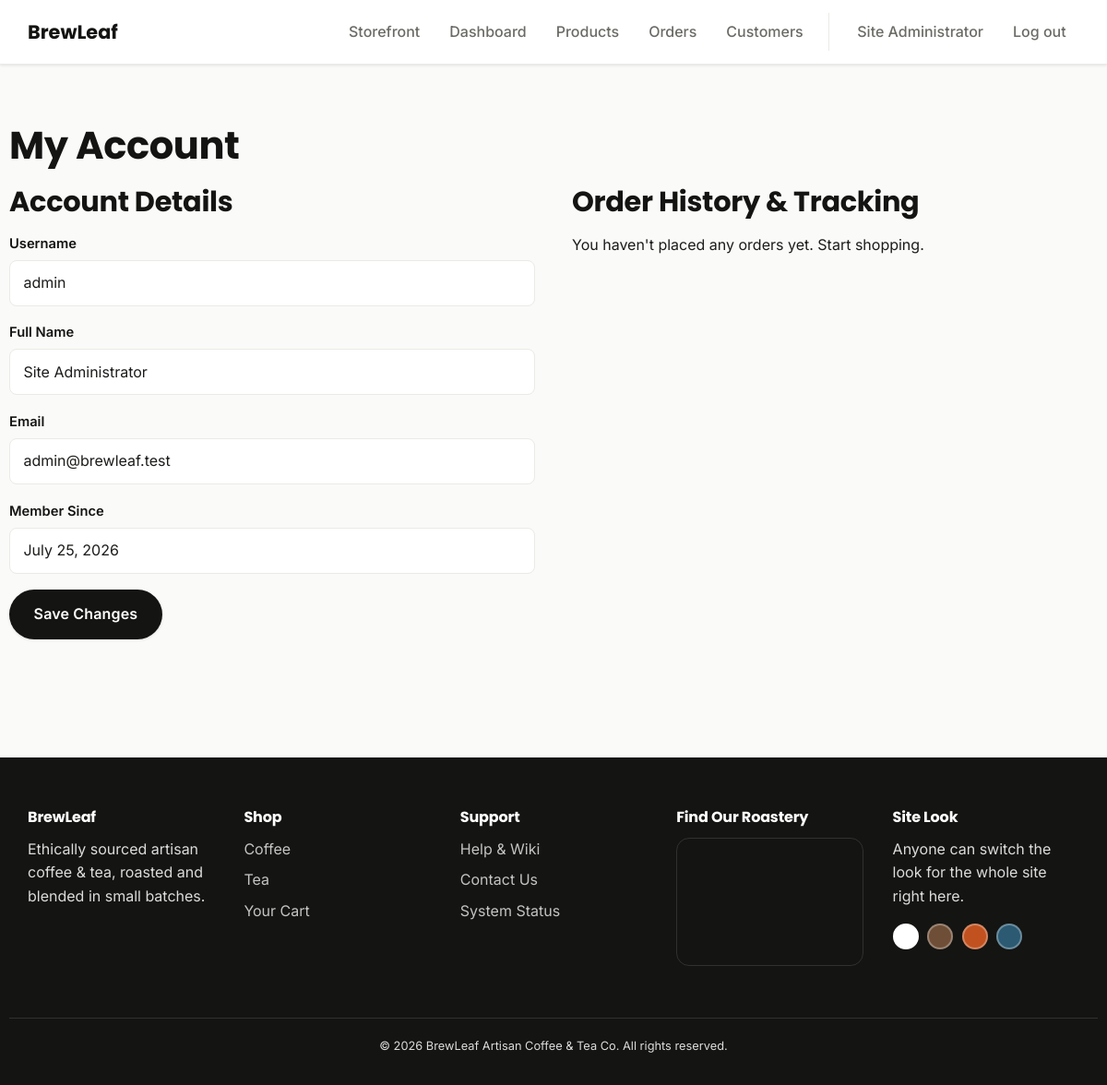
The app's page /profile.php (signed in) with its own data.
### tables this page shows
CREATE TABLE users (
    id              INT UNSIGNED AUTO_INCREMENT PRIMARY KEY,
    username        VARCHAR(50)  NOT NULL UNIQUE,
    email           VARCHAR(120) NOT NULL UNIQUE,
    password_hash   VARCHAR(255) NOT NULL,
    full_name       VARCHAR(120) NOT NULL,
    role            ENUM('customer','admin') NOT NULL DEFAULT 'customer',
    status          ENUM('active','disabled') NOT NULL DEFAULT 'active',
    created_at      TIMESTAMP NOT NULL DEFAULT CURRENT_TIMESTAMP
);

CREATE TABLE site_settings (
    setting_key     VARCHAR(60) PRIMARY KEY,
    setting_value   VARCHAR(255) NOT NULL
);

### includes/functions.php (called while the page is built, shortened)
<?php
function h(?string $value): string
{
    return htmlspecialchars($value ?? '', ENT_QUOTES, 'UTF-8');
}

### profile.php (the view, shortened to what this page needs)
<?php
require_once __DIR__ . '/config/db.php';
require_once __DIR__ . '/includes/functions.php';
$userId = (int) $_SESSION['user_id'];
$userStmt = $conn->prepare('SELECT username, email, full_name, created_at FROM users WHERE id = ?');
$userStmt->bind_param('i', $userId);
$userStmt->execute();
$user = $userStmt->get_result()->fetch_assoc();
$ordersStmt = $conn->prepare('SELECT id, status, total, created_at FROM orders WHERE user_id = ? ORDER BY created_at DESC');
$ordersStmt->bind_param('i', $userId);
$ordersStmt->execute();
$orders = $ordersStmt->get_result();
require_once __DIR__ . '/includes/header.php';
?>
<section class="section container">
  <h1>My Account</h1>
  <div class="product-detail">
    <div>
      <h2>Account Details</h2>
      <form method="post" action="profile.php" data-validate>
        <div class="form-row">
          <label>Username</label>
          <input type="text" value="<?= h($user['username']) ?>" disabled>
        </div>
        <div class="form-row">
          <label for="full_name">Full Name</label>
          <input type="text" id="full_name" name="full_name" value="<?= h($user['full_name']) ?>" required>
        </div>
        <div class="form-row">
          <label for="email">Email</label>
          <input type="email" id="email" name="email" value="<?= h($user['email']) ?>" required>
        </div>
        <div class="form-row">
          <label>Member Since</label>
          <input type="text" value="<?= h(date('F j, Y', strtotime($user['created_at']))) ?>" disabled>
        </div>
        <button type="submit" name="update_profile" value="1" class="btn">Save Changes</button>
      </form>
    </div>
    <div>
      <h2>Order History &amp; Tracking</h2>
      <?php if ($orders->num_rows === 0): ?>
        <p>You haven't placed any orders yet. <a href="products.php">Start shopping</a>.</p>
      <?php endif; ?>
    </div>
  </div>
</section>
<?php $ordersStmt->close(); require_once __DIR__ . '/includes/footer.php'; ?>

### assets/css/variables.css (style rules this page uses)
:root { --color-bg: #faf7f2; --color-surface: #ffffff; --color-text: #2b2320; --color-text-muted: #6b5f57; --color-primary: #6f4e37; --color-primary-dark: #4a3225; --color-accent: #c98a3b; --color-accent-dark: #966732; --color-border: #e7ddd2; --color-success: #3a7a4e; --color-success-bg: #e6f4ea; --color-success-border: #bfe3c9; --color-danger: #b3402a; --color-danger-bg: #fbe9e5; --color-danger-border: #f0c3b8; --font-heading: 'Poppins', 'Segoe UI', sans-serif; --font-body: 'Inter', 'Segoe UI', sans-serif; --radius-sm: 8px; --radius: 14px; --radius-lg: 22px; --shadow-sm: 0 1px 3px rgba(0, 0, 0, .1); --shadow-md: 0 10px 28px -8px rgba(0, 0, 0, .22); --shadow-lg: 0 24px 48px -12px rgba(0, 0, 0, .28); --transition: 180ms ease; --transition-slow: 320ms ease-out; }

### assets/css/theme-white.css (style rules this page uses)
:root { --color-bg: #fafaf8; --color-surface: #ffffff; --color-text: #1c1c1a; --color-text-muted: #6b6b66; --color-primary: #2a2a27; --color-primary-dark: #141412; --color-accent: #ffffff; --color-accent-dark: #6d4f2c; --color-border: #eaeae6; }

### assets/css/base.css (style rules this page uses)
*, *::before, *::after { box-sizing: border-box; }
html { scroll-behavior: smooth; }
html, body { margin: 0; padding: 0; }
a { color: inherit; text-decoration: none; }
button { font: inherit; cursor: pointer; }
body { background: var(--color-bg); color: var(--color-text); font-family: var(--font-body); line-height: 1.6; -webkit-font-smoothing: antialiased; }
h1, h2, h3, h4 { font-family: var(--font-heading); color: var(--color-primary-dark); line-height: 1.15; letter-spacing: -.01em; margin: 0 0 .5em; }
h1 { font-size: 2.6rem; }
h2 { font-size: 1.9rem; }
p { margin: 0 0 1em; }
.container { width: 100%; max-width: 1180px; margin: 0 auto; padding: 0 1.25rem; }

### assets/css/buttons.css (style rules this page uses)
.btn { display: inline-flex; align-items: center; gap: .5rem; padding: .8rem 1.6rem; border-radius: 999px; border: 1px solid transparent; background: var(--color-primary-dark); color: #fff; font-weight: 600; letter-spacing: .01em; box-shadow: var(--shadow-sm); transition: transform var(--transition-slow), box-shadow var(--transition-slow), background var(--transition); }

### assets/css/forms.css (style rules this page uses)
label { display: block; font-weight: 600; margin-bottom: .35rem; font-size: .92rem; color: var(--color-primary-dark); }
input, select, textarea { width: 100%; padding: .7rem .9rem; border: 1px solid var(--color-border); border-radius: var(--radius-sm); font: inherit; background: var(--color-surface); color: var(--color-text); transition: border-color var(--transition), box-shadow var(--transition); }
.form-row { margin-bottom: 1.1rem; }

### assets/css/sections.css (style rules this page uses)
.section { padding: 4rem 0; }

### assets/css/product-card.css (style rules this page uses)
.product-detail { display: grid; grid-template-columns: 1fr 1fr; gap: 2.5rem; align-items: start; }

### records on screen
users: username "admin", full_name "Site Administrator", email "admin@brewleaf.test", created_at "July 25, 2026"

### other values on screen
$_SESSION['full_name'] "Site Administrator"
